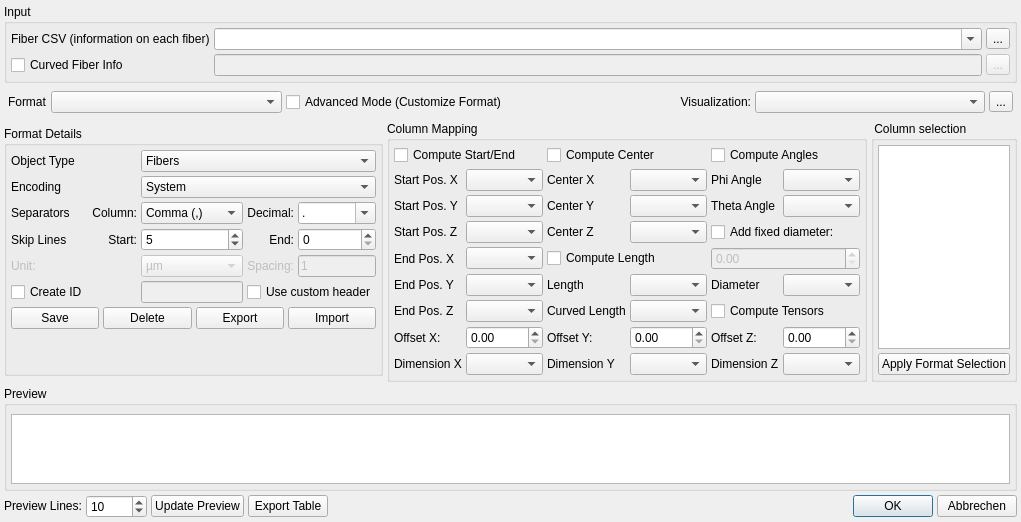
<?xml version="1.0" encoding="UTF-8"?>
<ui version="4.0">
 <class>CsvInput</class>
 <widget class="QDialog" name="CsvInput">
  <property name="geometry">
   <rect>
    <x>0</x>
    <y>0</y>
    <width>963</width>
    <height>499</height>
   </rect>
  </property>
  <property name="windowTitle">
   <string>FeatureScout CSV Data Selection</string>
  </property>
  <layout class="QVBoxLayout" name="verticalLayout_2">
   <property name="spacing">
    <number>4</number>
   </property>
   <property name="leftMargin">
    <number>4</number>
   </property>
   <property name="topMargin">
    <number>4</number>
   </property>
   <property name="rightMargin">
    <number>4</number>
   </property>
   <property name="bottomMargin">
    <number>4</number>
   </property>
   <item>
    <widget class="QGroupBox" name="grpbox_File">
     <property name="title">
      <string>Input</string>
     </property>
     <layout class="QGridLayout" name="gridLayout_3">
      <property name="leftMargin">
       <number>4</number>
      </property>
      <property name="topMargin">
       <number>4</number>
      </property>
      <property name="rightMargin">
       <number>4</number>
      </property>
      <property name="bottomMargin">
       <number>4</number>
      </property>
      <property name="spacing">
       <number>4</number>
      </property>
      <item row="1" column="2">
       <widget class="QToolButton" name="btn_SelectFile">
        <property name="text">
         <string>...</string>
        </property>
       </widget>
      </item>
      <item row="2" column="0">
       <widget class="QCheckBox" name="cb_CurvedFiberInfo">
        <property name="toolTip">
         <string>Requires &quot;Visualization&quot; to be set to &quot;Cylinders&quot;</string>
        </property>
        <property name="text">
         <string>Curved Fiber Info</string>
        </property>
       </widget>
      </item>
      <item row="2" column="2">
       <widget class="QToolButton" name="btn_SelectCurvedFile">
        <property name="enabled">
         <bool>false</bool>
        </property>
        <property name="toolTip">
         <string>Requires &quot;Visualization&quot; to be set to &quot;Cylinders&quot;</string>
        </property>
        <property name="text">
         <string>...</string>
        </property>
       </widget>
      </item>
      <item row="2" column="1">
       <widget class="QLineEdit" name="ed_CurvedFileName">
        <property name="enabled">
         <bool>false</bool>
        </property>
        <property name="toolTip">
         <string>Requires &quot;Visualization&quot; to be set to &quot;Cylinders&quot;</string>
        </property>
       </widget>
      </item>
      <item row="1" column="0">
       <widget class="QLabel" name="lb_FileName">
        <property name="text">
         <string>Fiber CSV (information on each fiber)</string>
        </property>
       </widget>
      </item>
      <item row="1" column="1">
       <widget class="QComboBox" name="cmbbox_FileName">
        <property name="editable">
         <bool>true</bool>
        </property>
       </widget>
      </item>
     </layout>
    </widget>
   </item>
   <item>
    <widget class="QWidget" name="wd_formatSelectionAdvanced" native="true">
     <layout class="QHBoxLayout" name="layout_FormatSelectionAdvanced">
      <property name="spacing">
       <number>4</number>
      </property>
      <property name="leftMargin">
       <number>4</number>
      </property>
      <property name="topMargin">
       <number>4</number>
      </property>
      <property name="rightMargin">
       <number>4</number>
      </property>
      <property name="bottomMargin">
       <number>4</number>
      </property>
      <item>
       <widget class="QLabel" name="lbl_FormatSelector">
        <property name="sizePolicy">
         <sizepolicy hsizetype="Fixed" vsizetype="Preferred">
          <horstretch>0</horstretch>
          <verstretch>0</verstretch>
         </sizepolicy>
        </property>
        <property name="text">
         <string>Format</string>
        </property>
       </widget>
      </item>
      <item>
       <widget class="QComboBox" name="cmbbox_Format">
        <property name="editable">
         <bool>false</bool>
        </property>
       </widget>
      </item>
      <item>
       <widget class="QCheckBox" name="cb_AdvancedMode">
        <property name="text">
         <string>Advanced Mode (Customize Format)</string>
        </property>
       </widget>
      </item>
      <item>
       <widget class="QLabel" name="lbl_VisualizeAs">
        <property name="text">
         <string>Visualization:</string>
        </property>
        <property name="alignment">
         <set>Qt::AlignRight|Qt::AlignTrailing|Qt::AlignVCenter</set>
        </property>
       </widget>
      </item>
      <item>
       <widget class="QComboBox" name="cmbbox_VisualizeAs"/>
      </item>
      <item>
       <widget class="QToolButton" name="btn_VisSettings">
        <property name="text">
         <string>...</string>
        </property>
       </widget>
      </item>
     </layout>
    </widget>
   </item>
   <item>
    <widget class="QWidget" name="wd_Advanced" native="true">
     <property name="sizePolicy">
      <sizepolicy hsizetype="Preferred" vsizetype="Fixed">
       <horstretch>0</horstretch>
       <verstretch>0</verstretch>
      </sizepolicy>
     </property>
     <layout class="QHBoxLayout" name="horizontalLayout_2">
      <property name="spacing">
       <number>4</number>
      </property>
      <property name="leftMargin">
       <number>0</number>
      </property>
      <property name="topMargin">
       <number>0</number>
      </property>
      <property name="rightMargin">
       <number>0</number>
      </property>
      <property name="bottomMargin">
       <number>0</number>
      </property>
      <item>
       <widget class="QGroupBox" name="grpbox_Format">
        <property name="sizePolicy">
         <sizepolicy hsizetype="Preferred" vsizetype="Fixed">
          <horstretch>0</horstretch>
          <verstretch>0</verstretch>
         </sizepolicy>
        </property>
        <property name="title">
         <string>Format Details</string>
        </property>
        <layout class="QGridLayout" name="gridLayout_4">
         <property name="leftMargin">
          <number>4</number>
         </property>
         <property name="topMargin">
          <number>4</number>
         </property>
         <property name="rightMargin">
          <number>4</number>
         </property>
         <property name="bottomMargin">
          <number>4</number>
         </property>
         <property name="spacing">
          <number>4</number>
         </property>
         <item row="3" column="2">
          <widget class="QSpinBox" name="ed_SkipLinesStart">
           <property name="enabled">
            <bool>true</bool>
           </property>
           <property name="minimum">
            <number>0</number>
           </property>
           <property name="maximum">
            <number>9999999</number>
           </property>
           <property name="value">
            <number>5</number>
           </property>
          </widget>
         </item>
         <item row="5" column="2">
          <widget class="QLineEdit" name="ed_col_ID">
           <property name="enabled">
            <bool>false</bool>
           </property>
          </widget>
         </item>
         <item row="0" column="0">
          <widget class="QLabel" name="lbl_ObjectType">
           <property name="text">
            <string>Object Type</string>
           </property>
          </widget>
         </item>
         <item row="1" column="2" colspan="3">
          <widget class="QComboBox" name="cmbbox_Encoding">
           <item>
            <property name="text">
             <string>System</string>
            </property>
           </item>
           <item>
            <property name="text">
             <string>UTF-8</string>
            </property>
           </item>
           <item>
            <property name="text">
             <string>ISO-8859-1</string>
            </property>
           </item>
           <item>
            <property name="text">
             <string>Windows-1252</string>
            </property>
           </item>
          </widget>
         </item>
         <item row="5" column="0">
          <widget class="QCheckBox" name="cb_AddAutoID">
           <property name="text">
            <string>Create ID</string>
           </property>
          </widget>
         </item>
         <item row="2" column="3">
          <widget class="QLabel" name="lbl_SeparatorDecimal">
           <property name="text">
            <string>Decimal:</string>
           </property>
           <property name="alignment">
            <set>Qt::AlignRight|Qt::AlignTrailing|Qt::AlignVCenter</set>
           </property>
          </widget>
         </item>
         <item row="4" column="0">
          <widget class="QLabel" name="lbl_Unit">
           <property name="enabled">
            <bool>false</bool>
           </property>
           <property name="text">
            <string>Unit:</string>
           </property>
          </widget>
         </item>
         <item row="0" column="2" colspan="3">
          <widget class="QComboBox" name="cmbbox_ObjectType">
           <item>
            <property name="text">
             <string>Fibers</string>
            </property>
           </item>
           <item>
            <property name="text">
             <string>Voids</string>
            </property>
           </item>
           <item>
            <property name="text">
             <string>Other</string>
            </property>
           </item>
          </widget>
         </item>
         <item row="5" column="3" colspan="2">
          <widget class="QCheckBox" name="cb_ContainsHeader">
           <property name="text">
            <string>Use custom header</string>
           </property>
          </widget>
         </item>
         <item row="2" column="0">
          <widget class="QLabel" name="lbl_Separators">
           <property name="text">
            <string>Separators</string>
           </property>
          </widget>
         </item>
         <item row="3" column="3">
          <widget class="QLabel" name="lbl_SkipLinesEnd">
           <property name="text">
            <string>End:</string>
           </property>
           <property name="alignment">
            <set>Qt::AlignRight|Qt::AlignTrailing|Qt::AlignVCenter</set>
           </property>
          </widget>
         </item>
         <item row="2" column="1">
          <widget class="QLabel" name="lbl_SeparatorColumn">
           <property name="text">
            <string>Column:</string>
           </property>
           <property name="alignment">
            <set>Qt::AlignRight|Qt::AlignTrailing|Qt::AlignVCenter</set>
           </property>
          </widget>
         </item>
         <item row="3" column="0">
          <widget class="QLabel" name="lbl_SkipLines">
           <property name="text">
            <string>Skip Lines</string>
           </property>
          </widget>
         </item>
         <item row="4" column="4">
          <widget class="QLineEdit" name="ed_Spacing">
           <property name="enabled">
            <bool>false</bool>
           </property>
           <property name="text">
            <string>1</string>
           </property>
          </widget>
         </item>
         <item row="3" column="1">
          <widget class="QLabel" name="lbl_SkipLinesStart">
           <property name="text">
            <string>Start:</string>
           </property>
           <property name="alignment">
            <set>Qt::AlignRight|Qt::AlignTrailing|Qt::AlignVCenter</set>
           </property>
          </widget>
         </item>
         <item row="6" column="0" colspan="5">
          <widget class="QWidget" name="widget" native="true">
           <layout class="QHBoxLayout" name="horizontalLayout">
            <property name="spacing">
             <number>4</number>
            </property>
            <property name="leftMargin">
             <number>0</number>
            </property>
            <property name="topMargin">
             <number>0</number>
            </property>
            <property name="rightMargin">
             <number>0</number>
            </property>
            <property name="bottomMargin">
             <number>0</number>
            </property>
            <item>
             <widget class="QPushButton" name="btn_SaveFormat">
              <property name="enabled">
               <bool>true</bool>
              </property>
              <property name="text">
               <string>Save</string>
              </property>
             </widget>
            </item>
            <item>
             <widget class="QPushButton" name="btn_DeleteFormat">
              <property name="text">
               <string>Delete</string>
              </property>
             </widget>
            </item>
            <item>
             <widget class="QPushButton" name="btn_ExportFormat">
              <property name="text">
               <string>Export</string>
              </property>
             </widget>
            </item>
            <item>
             <widget class="QPushButton" name="btn_ImportFormat">
              <property name="text">
               <string>Import</string>
              </property>
             </widget>
            </item>
           </layout>
          </widget>
         </item>
         <item row="4" column="2">
          <widget class="QComboBox" name="cmbbox_Unit">
           <property name="enabled">
            <bool>false</bool>
           </property>
           <property name="currentIndex">
            <number>1</number>
           </property>
           <item>
            <property name="text">
             <string>mm</string>
            </property>
           </item>
           <item>
            <property name="text">
             <string>µm</string>
            </property>
           </item>
           <item>
            <property name="text">
             <string>nm</string>
            </property>
           </item>
          </widget>
         </item>
         <item row="2" column="2">
          <widget class="QComboBox" name="cmbbox_ColSeparator">
           <property name="enabled">
            <bool>true</bool>
           </property>
           <property name="editable">
            <bool>false</bool>
           </property>
           <item>
            <property name="text">
             <string>Comma (,)</string>
            </property>
           </item>
           <item>
            <property name="text">
             <string>Semicolon (;)</string>
            </property>
           </item>
           <item>
            <property name="text">
             <string>Tabulator</string>
            </property>
           </item>
          </widget>
         </item>
         <item row="4" column="3">
          <widget class="QLabel" name="lbl_Spacing">
           <property name="enabled">
            <bool>false</bool>
           </property>
           <property name="text">
            <string>Spacing:</string>
           </property>
           <property name="alignment">
            <set>Qt::AlignRight|Qt::AlignTrailing|Qt::AlignVCenter</set>
           </property>
          </widget>
         </item>
         <item row="2" column="4">
          <widget class="QComboBox" name="cmbbox_DecimalSeparator">
           <property name="editable">
            <bool>true</bool>
           </property>
           <item>
            <property name="text">
             <string>.</string>
            </property>
           </item>
           <item>
            <property name="text">
             <string>,</string>
            </property>
           </item>
          </widget>
         </item>
         <item row="1" column="0">
          <widget class="QLabel" name="lbl_Encoding">
           <property name="text">
            <string>Encoding</string>
           </property>
          </widget>
         </item>
         <item row="3" column="4">
          <widget class="QSpinBox" name="ed_SkipLinesEnd">
           <property name="maximum">
            <number>9999999</number>
           </property>
          </widget>
         </item>
         <item row="7" column="0">
          <spacer name="verticalSpacer">
           <property name="orientation">
            <enum>Qt::Vertical</enum>
           </property>
           <property name="sizeHint" stdset="0">
            <size>
             <width>20</width>
             <height>40</height>
            </size>
           </property>
          </spacer>
         </item>
        </layout>
       </widget>
      </item>
      <item>
       <widget class="QGroupBox" name="grpbox_ColMapping">
        <property name="enabled">
         <bool>true</bool>
        </property>
        <property name="sizePolicy">
         <sizepolicy hsizetype="Preferred" vsizetype="Preferred">
          <horstretch>0</horstretch>
          <verstretch>0</verstretch>
         </sizepolicy>
        </property>
        <property name="title">
         <string>Column Mapping</string>
        </property>
        <layout class="QGridLayout" name="gridLayout">
         <property name="leftMargin">
          <number>4</number>
         </property>
         <property name="topMargin">
          <number>4</number>
         </property>
         <property name="rightMargin">
          <number>4</number>
         </property>
         <property name="bottomMargin">
          <number>4</number>
         </property>
         <property name="spacing">
          <number>4</number>
         </property>
         <item row="6" column="5">
          <widget class="QComboBox" name="cmbbox_col_Diameter"/>
         </item>
         <item row="1" column="0">
          <widget class="QLabel" name="lbl_col_posStartX">
           <property name="text">
            <string>Start Pos. X</string>
           </property>
          </widget>
         </item>
         <item row="3" column="2">
          <widget class="QLabel" name="lbl_col_posCenterZ">
           <property name="text">
            <string>Center Z</string>
           </property>
          </widget>
         </item>
         <item row="3" column="1">
          <widget class="QComboBox" name="cmbbox_col_PosStartZ"/>
         </item>
         <item row="7" column="1">
          <widget class="QComboBox" name="cmbbox_col_PosEndZ"/>
         </item>
         <item row="1" column="4">
          <widget class="QLabel" name="lbl_col_phi">
           <property name="enabled">
            <bool>true</bool>
           </property>
           <property name="text">
            <string>Phi Angle</string>
           </property>
          </widget>
         </item>
         <item row="0" column="0" colspan="2">
          <widget class="QCheckBox" name="cb_ComputeStartEnd">
           <property name="text">
            <string>Compute Start/End</string>
           </property>
          </widget>
         </item>
         <item row="1" column="3">
          <widget class="QComboBox" name="cmbbox_col_PosCenterX">
           <property name="enabled">
            <bool>true</bool>
           </property>
          </widget>
         </item>
         <item row="2" column="0">
          <widget class="QLabel" name="lbl_col_posStartY">
           <property name="text">
            <string>Start Pos. Y</string>
           </property>
          </widget>
         </item>
         <item row="6" column="3">
          <widget class="QComboBox" name="cmbbox_col_Length">
           <property name="enabled">
            <bool>true</bool>
           </property>
          </widget>
         </item>
         <item row="3" column="4" colspan="2">
          <widget class="QCheckBox" name="cb_FixedDiameter">
           <property name="text">
            <string>Add fixed diameter:</string>
           </property>
          </widget>
         </item>
         <item row="1" column="2">
          <widget class="QLabel" name="lbl_col_posCenterX">
           <property name="text">
            <string>Center X</string>
           </property>
          </widget>
         </item>
         <item row="8" column="4">
          <widget class="QLabel" name="lb_ofsZ">
           <property name="text">
            <string>Offset Z:</string>
           </property>
          </widget>
         </item>
         <item row="6" column="2">
          <widget class="QLabel" name="lbl_col_length">
           <property name="text">
            <string>Length</string>
           </property>
          </widget>
         </item>
         <item row="8" column="0">
          <widget class="QLabel" name="lb_ofsX">
           <property name="text">
            <string>Offset X:</string>
           </property>
          </widget>
         </item>
         <item row="4" column="2" colspan="2">
          <widget class="QCheckBox" name="cb_ComputeLength">
           <property name="text">
            <string>Compute Length</string>
           </property>
          </widget>
         </item>
         <item row="6" column="4">
          <widget class="QLabel" name="lbl_col_diameter">
           <property name="text">
            <string>Diameter</string>
           </property>
          </widget>
         </item>
         <item row="9" column="2">
          <widget class="QLabel" name="lbl_col_dimensionY">
           <property name="text">
            <string>Dimension Y</string>
           </property>
          </widget>
         </item>
         <item row="9" column="0">
          <widget class="QLabel" name="lbl_col_dimensionX">
           <property name="text">
            <string>Dimension X</string>
           </property>
          </widget>
         </item>
         <item row="0" column="2" colspan="2">
          <widget class="QCheckBox" name="cb_ComputeCenter">
           <property name="text">
            <string>Compute Center</string>
           </property>
          </widget>
         </item>
         <item row="1" column="5">
          <widget class="QComboBox" name="cmbbox_col_Phi">
           <property name="enabled">
            <bool>true</bool>
           </property>
          </widget>
         </item>
         <item row="4" column="4" colspan="2">
          <widget class="QDoubleSpinBox" name="sb_FixedDiameter">
           <property name="enabled">
            <bool>false</bool>
           </property>
           <property name="maximum">
            <double>999999.000000000000000</double>
           </property>
          </widget>
         </item>
         <item row="2" column="4">
          <widget class="QLabel" name="lbl_col_theta">
           <property name="enabled">
            <bool>true</bool>
           </property>
           <property name="text">
            <string>Theta Angle</string>
           </property>
          </widget>
         </item>
         <item row="0" column="4" colspan="2">
          <widget class="QCheckBox" name="cb_ComputeAngles">
           <property name="text">
            <string>Compute Angles</string>
           </property>
          </widget>
         </item>
         <item row="9" column="5">
          <widget class="QComboBox" name="cmbbox_col_DimensionZ"/>
         </item>
         <item row="2" column="5">
          <widget class="QComboBox" name="cmbbox_col_Theta">
           <property name="enabled">
            <bool>true</bool>
           </property>
          </widget>
         </item>
         <item row="3" column="0">
          <widget class="QLabel" name="lbl_col_posStartZ">
           <property name="text">
            <string>Start Pos. Z</string>
           </property>
          </widget>
         </item>
         <item row="8" column="3">
          <widget class="QDoubleSpinBox" name="sb_OfsY">
           <property name="maximum">
            <double>99999.000000000000000</double>
           </property>
          </widget>
         </item>
         <item row="2" column="3">
          <widget class="QComboBox" name="cmbbox_col_PosCenterY">
           <property name="enabled">
            <bool>true</bool>
           </property>
          </widget>
         </item>
         <item row="4" column="1">
          <widget class="QComboBox" name="cmbbox_col_PosEndX"/>
         </item>
         <item row="9" column="1">
          <widget class="QComboBox" name="cmbbox_col_DimensionX"/>
         </item>
         <item row="6" column="0">
          <widget class="QLabel" name="lbl_col_posEndY">
           <property name="text">
            <string>End Pos. Y</string>
           </property>
          </widget>
         </item>
         <item row="8" column="1">
          <widget class="QDoubleSpinBox" name="sb_OfsX">
           <property name="maximum">
            <double>99999.000000000000000</double>
           </property>
          </widget>
         </item>
         <item row="2" column="1">
          <widget class="QComboBox" name="cmbbox_col_PosStartY"/>
         </item>
         <item row="9" column="4">
          <widget class="QLabel" name="lbl_col_dimensionZ">
           <property name="text">
            <string>Dimension Z</string>
           </property>
          </widget>
         </item>
         <item row="2" column="2">
          <widget class="QLabel" name="lbl_col_posCenterY">
           <property name="text">
            <string>Center Y</string>
           </property>
          </widget>
         </item>
         <item row="7" column="0">
          <widget class="QLabel" name="lbl_col_posEndZ">
           <property name="text">
            <string>End Pos. Z</string>
           </property>
          </widget>
         </item>
         <item row="9" column="3">
          <widget class="QComboBox" name="cmbbox_col_DimensionY"/>
         </item>
         <item row="1" column="1">
          <widget class="QComboBox" name="cmbbox_col_PosStartX"/>
         </item>
         <item row="6" column="1">
          <widget class="QComboBox" name="cmbbox_col_PosEndY"/>
         </item>
         <item row="8" column="5">
          <widget class="QDoubleSpinBox" name="sb_OfsZ">
           <property name="maximum">
            <double>99999.000000000000000</double>
           </property>
          </widget>
         </item>
         <item row="8" column="2">
          <widget class="QLabel" name="lb_ofsY">
           <property name="text">
            <string>Offset Y:</string>
           </property>
          </widget>
         </item>
         <item row="4" column="0">
          <widget class="QLabel" name="lbl_col_posEndX">
           <property name="text">
            <string>End Pos. X</string>
           </property>
          </widget>
         </item>
         <item row="3" column="3">
          <widget class="QComboBox" name="cmbbox_col_PosCenterZ">
           <property name="enabled">
            <bool>true</bool>
           </property>
          </widget>
         </item>
         <item row="7" column="4" colspan="2">
          <widget class="QCheckBox" name="cb_ComputeTensors">
           <property name="text">
            <string>Compute Tensors</string>
           </property>
          </widget>
         </item>
         <item row="7" column="2">
          <widget class="QLabel" name="lbl_col_length_2">
           <property name="text">
            <string>Curved Length</string>
           </property>
          </widget>
         </item>
         <item row="7" column="3">
          <widget class="QComboBox" name="cmbbox_col_CurvedLength">
           <property name="enabled">
            <bool>true</bool>
           </property>
          </widget>
         </item>
        </layout>
       </widget>
      </item>
      <item>
       <widget class="QGroupBox" name="grpbox_ColSelection">
        <property name="sizePolicy">
         <sizepolicy hsizetype="Preferred" vsizetype="Preferred">
          <horstretch>0</horstretch>
          <verstretch>0</verstretch>
         </sizepolicy>
        </property>
        <property name="title">
         <string> Column selection</string>
        </property>
        <layout class="QVBoxLayout" name="verticalLayout" stretch="0,0">
         <property name="spacing">
          <number>4</number>
         </property>
         <property name="leftMargin">
          <number>4</number>
         </property>
         <property name="topMargin">
          <number>4</number>
         </property>
         <property name="rightMargin">
          <number>4</number>
         </property>
         <property name="bottomMargin">
          <number>4</number>
         </property>
         <item>
          <widget class="QListWidget" name="list_ColumnSelection">
           <property name="selectionMode">
            <enum>QAbstractItemView::ExtendedSelection</enum>
           </property>
          </widget>
         </item>
         <item>
          <widget class="QPushButton" name="btn_ApplyFormatColumnSelection">
           <property name="text">
            <string>Apply Format Selection</string>
           </property>
          </widget>
         </item>
        </layout>
       </widget>
      </item>
     </layout>
    </widget>
   </item>
   <item>
    <widget class="QGroupBox" name="grpbox_Preview">
     <property name="title">
      <string>Preview</string>
     </property>
     <layout class="QVBoxLayout" name="verticalLayout_3" stretch="0,0">
      <property name="spacing">
       <number>4</number>
      </property>
      <property name="leftMargin">
       <number>4</number>
      </property>
      <property name="topMargin">
       <number>4</number>
      </property>
      <property name="rightMargin">
       <number>4</number>
      </property>
      <property name="bottomMargin">
       <number>4</number>
      </property>
      <item>
       <widget class="QWidget" name="wd_previewControls" native="true">
        <property name="sizePolicy">
         <sizepolicy hsizetype="Preferred" vsizetype="Fixed">
          <horstretch>0</horstretch>
          <verstretch>0</verstretch>
         </sizepolicy>
        </property>
        <layout class="QHBoxLayout" name="layout_previewControls">
         <property name="spacing">
          <number>4</number>
         </property>
         <property name="leftMargin">
          <number>0</number>
         </property>
         <property name="topMargin">
          <number>0</number>
         </property>
         <property name="rightMargin">
          <number>0</number>
         </property>
         <property name="bottomMargin">
          <number>0</number>
         </property>
        </layout>
       </widget>
      </item>
      <item>
       <widget class="QTableWidget" name="tbl_preview">
        <property name="editTriggers">
         <set>QAbstractItemView::NoEditTriggers</set>
        </property>
       </widget>
      </item>
     </layout>
    </widget>
   </item>
   <item>
    <widget class="QWidget" name="widget_2" native="true">
     <layout class="QHBoxLayout" name="horizontalLayout_3">
      <property name="spacing">
       <number>4</number>
      </property>
      <property name="leftMargin">
       <number>0</number>
      </property>
      <property name="topMargin">
       <number>0</number>
      </property>
      <property name="rightMargin">
       <number>0</number>
      </property>
      <property name="bottomMargin">
       <number>0</number>
      </property>
      <item>
       <widget class="QLabel" name="lbl_PreviewLines">
        <property name="sizePolicy">
         <sizepolicy hsizetype="Fixed" vsizetype="Fixed">
          <horstretch>0</horstretch>
          <verstretch>0</verstretch>
         </sizepolicy>
        </property>
        <property name="text">
         <string>Preview Lines:</string>
        </property>
       </widget>
      </item>
      <item>
       <widget class="QSpinBox" name="sb_PreviewLines">
        <property name="minimum">
         <number>1</number>
        </property>
        <property name="maximum">
         <number>99999</number>
        </property>
        <property name="value">
         <number>10</number>
        </property>
       </widget>
      </item>
      <item>
       <widget class="QPushButton" name="btn_UpdatePreview">
        <property name="text">
         <string>Update Preview</string>
        </property>
       </widget>
      </item>
      <item>
       <widget class="QPushButton" name="btn_ExportTable">
        <property name="text">
         <string>Export Table</string>
        </property>
       </widget>
      </item>
      <item>
       <spacer name="horizontalSpacer">
        <property name="orientation">
         <enum>Qt::Horizontal</enum>
        </property>
        <property name="sizeHint" stdset="0">
         <size>
          <width>40</width>
          <height>20</height>
         </size>
        </property>
       </spacer>
      </item>
      <item>
       <widget class="QPushButton" name="btn_OK">
        <property name="text">
         <string>OK</string>
        </property>
        <property name="default">
         <bool>true</bool>
        </property>
       </widget>
      </item>
      <item>
       <widget class="QPushButton" name="btn_Cancel">
        <property name="text">
         <string>Abbrechen</string>
        </property>
       </widget>
      </item>
     </layout>
    </widget>
   </item>
  </layout>
 </widget>
 <resources/>
 <connections>
  <connection>
   <sender>btn_Cancel</sender>
   <signal>clicked()</signal>
   <receiver>CsvInput</receiver>
   <slot>reject()</slot>
   <hints>
    <hint type="sourcelabel">
     <x>990</x>
     <y>578</y>
    </hint>
    <hint type="destinationlabel">
     <x>520</x>
     <y>298</y>
    </hint>
   </hints>
  </connection>
 </connections>
</ui>
